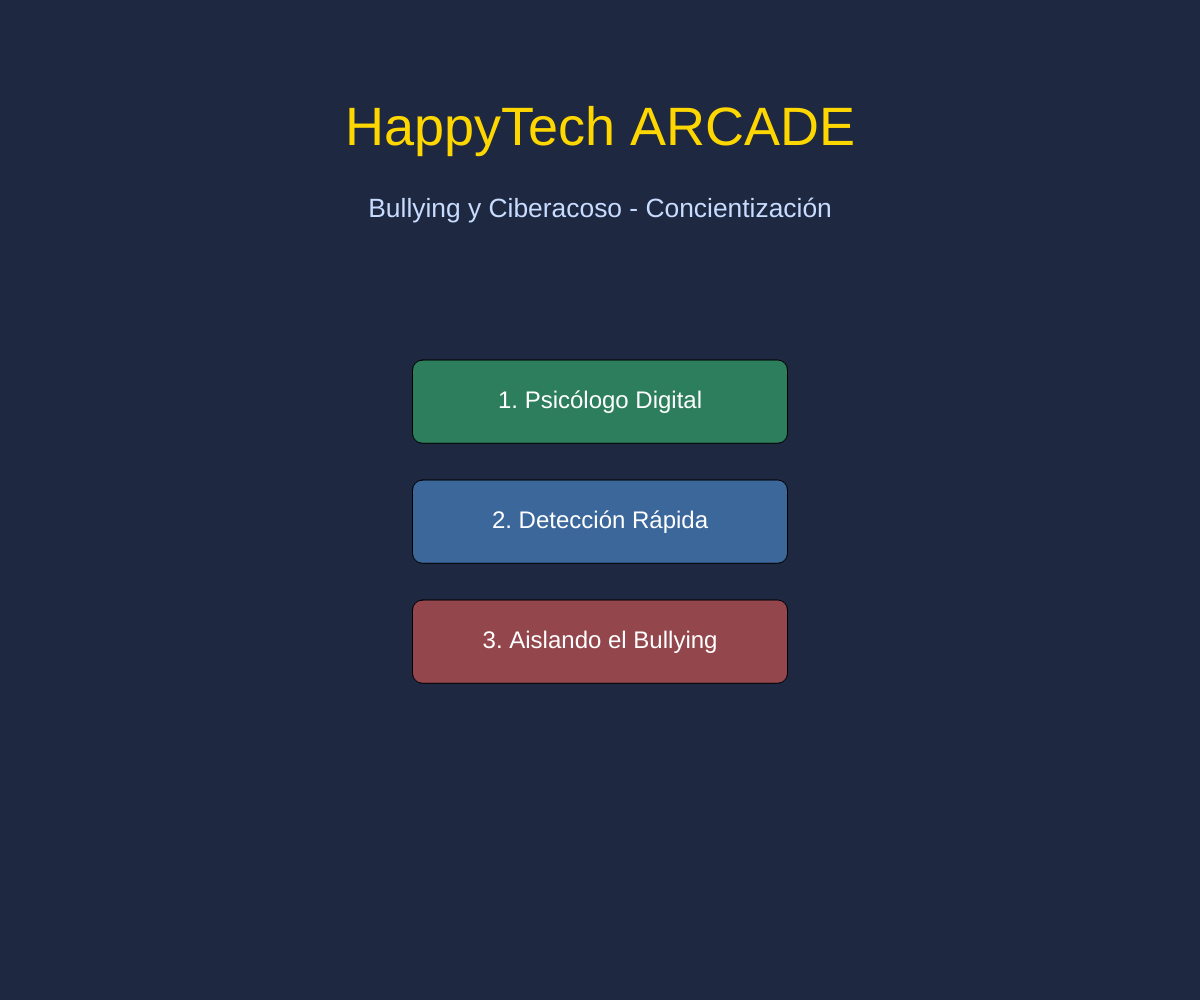
Frame 1 (no input)
Frame 60 (no input): identical to frame 1, image omitted
Frame 120 (the mouse pressed at the canvas centre since frame 60): blank canvas, image omitted

The p5.js sketch that drew this single still picture (run headless with seeded random() and noise() and a simulated clock; from frame 60 on, the mouse is pressed at the canvas centre):

// p5.js sketch
// ── sketch.js
// ==========================================
// VARIABLES GLOBALES (MÁQUINA DE ESTADOS)
// ==========================================
let ESTADO_MENU = 0;
let ESTADO_MODO1 = 1;
let ESTADO_MODO2 = 2;
let ESTADO_MODO3 = 3;
let estadoActual = 0;
let ESTADO_FIN = 4;

// ==========================================
// VARIABLES DE DISEÑO: MENÚ PRINCIPAL
// ==========================================
let botonW, botonH, botonX;
let btnY1, btnY2, btnY3;

// ==========================================
// VARIABLES DE LORE Y CINEMÁTICA (MODO 1)
// ==========================================
let subEstadoModo1 = 0;
let contadorFrames = 0;
let textoLore = "INICIANDO PROTOCOLO S.O.S...\nCONECTANDO AL NUCLEO HYPERION...\nBUSCANDO RASTROS DEL GLITCH DEL ODIO...\n\nDR. BYTE: 'TENEMOS QUE FILTRAR ESTA TOXICIDAD\nANTES DE QUE EL SERVIDOR COLAPSE.'";
let caracteresAMostrar = 0;

// ==========================================
// VARIABLES DE LOGICA: FASE 1
// ==========================================
let Accion;
let rondaActual = 1;
let rondaMax = 10;
let mensajeActuaLID = 1;
let puntaje = 0;
let juegoTerminado = false;
let PromAc;
let PPN1 = 200;
let prom = 0;
let Mod;
let Riesgo = 0;
let ESTADO = "";
let rondaProm;

// ==========================================
// VARIABLES DE DISEÑO: FASE 1 (TERMINAL)
// ==========================================
let cajaMsgX, cajaMsgY, cajaMsgW, cajaMsgH;
let btnAccionW, btnAccionH, btnAccionY;
let btnArchivarX, btnSeguimientoX, btnReportarX;
let btnVolverX, btnVolverY, btnVolverW, btnVolverH;

function setup() {
  createCanvas(windowWidth, windowHeight);

  // MENÚ
  botonW = width * 0.3125;
  botonH = height * 0.0833;
  botonX = width / 2 - botonW / 2;
  btnY1 = height * 0.36;
  btnY2 = height * 0.48;
  btnY3 = height * 0.60;

  // FASE 1
  cajaMsgW = width * 0.80;
  cajaMsgH = height * 0.45;
  cajaMsgX = width * 0.10;
  cajaMsgY = height * 0.20;

  btnAccionW = width * 0.24;
  btnAccionH = height * 0.10;
  btnAccionY = height * 0.75;

  btnArchivarX = width * 0.10;
  btnSeguimientoX = width * 0.38;
  btnReportarX = width * 0.66;

  btnVolverX = width * 0.02;
  btnVolverY = height * 0.92;
  btnVolverW = width * 0.15;
  btnVolverH = height * 0.05;
}

function windowResized() {
  resizeCanvas(windowWidth, windowHeight);
  setup();
}

function draw() {
  // ========================================================
  // ESTADO 0: MENÚ PRINCIPAL
  // ========================================================
  if (estadoActual == ESTADO_MENU) {
    background(30, 40, 65);

    textAlign(CENTER, CENTER);
    textSize(width * 0.045);
    fill(255, 215, 0);
    text("HappyTech ARCADE", width / 2, height * 0.13);

    textSize(width * 0.022);
    fill(200, 220, 255);
    text("Bullying y Ciberacoso - Concientización", width / 2, height * 0.21);

    // BOTÓN 1
    if (mouseX > botonX && mouseX < botonX + botonW && mouseY > btnY1 && mouseY < btnY1 + botonH) {
      fill(50, 150, 100); rect(botonX - 4, btnY1 - 4, botonW + 8, botonH + 8, 10);
    } else {
      fill(50, 150, 100, 200); rect(botonX, btnY1, botonW, botonH, 10);
    }
    fill(255); textSize(width * 0.02); textAlign(CENTER, CENTER);
    text("1. Psicólogo Digital", botonX + botonW / 2, btnY1 + botonH / 2);

    // BOTÓN 2
    if (mouseX > botonX && mouseX < botonX + botonW && mouseY > btnY2 && mouseY < btnY2 + botonH) {
      fill(70, 120, 180); rect(botonX - 4, btnY2 - 4, botonW + 8, botonH + 8, 10);
    } else {
      fill(70, 120, 180, 200); rect(botonX, btnY2, botonW, botonH, 10);
    }
    fill(255); textSize(width * 0.02); textAlign(CENTER, CENTER);
    text("2. Detección Rápida", botonX + botonW / 2, btnY2 + botonH / 2);

    // BOTÓN 3
    if (mouseX > botonX && mouseX < botonX + botonW && mouseY > btnY3 && mouseY < btnY3 + botonH) {
      fill(180, 80, 80); rect(botonX - 4, btnY3 - 4, botonW + 8, botonH + 8, 10);
    } else {
      fill(180, 80, 80, 200); rect(botonX, btnY3, botonW, botonH, 10);
    }
    fill(255); textSize(width * 0.02); textAlign(CENTER, CENTER);
    text("3. Aislando el Bullying", botonX + botonW / 2, btnY3 + botonH / 2);

  // ========================================================
  // ESTADO 1: FASE 1 (MODO 1)
  // ========================================================
  } else if (estadoActual == ESTADO_MODO1) {

    // SUB-ESTADO 0: GLITCH INICIAL
    if (subEstadoModo1 == 0) {
      background(0);
      contadorFrames++;

      for (let i = 0; i < 10; i++) {
        stroke(0, 255, 100, random(100, 255));
        strokeWeight(random(1, 5));
        let yGlitch = random(height);
        line(0, yGlitch, width, yGlitch);
      }

      textAlign(CENTER, CENTER);
      textSize(width * 0.05); fill(0, 255, 100);
      text("ACCEDIENDO AL SISTEMA...", width / 2, height / 2);

      if (contadorFrames > 60) {
        subEstadoModo1 = 1;
        contadorFrames = 0;
      }

    // SUB-ESTADO 1: LORE (TYPEWRITER)
    } else if (subEstadoModo1 == 1) {
      background(5, 10, 5);

      noFill(); stroke(0, 255, 100, 100); strokeWeight(2);
      rect(width * 0.05, height * 0.05, width * 0.9, height * 0.9, 20);
      noStroke();

      if (frameCount % 2 == 0 && caracteresAMostrar < textoLore.length) {
        caracteresAMostrar++;
      }

      fill(0, 255, 100); textAlign(LEFT, TOP); textSize(width * 0.025);
      text(textoLore.substring(0, caracteresAMostrar), width * 0.1, height * 0.15);

      textAlign(CENTER, CENTER);
      fill(255, 255, 255, 150 + sin(frameCount * 0.1) * 100);
      text("HAZ CLIC PARA INGRESAR A LA TERMINAL", width / 2, height * 0.85);

    // SUB-ESTADO 2: TERMINAL DE JUEGO
    } else if (subEstadoModo1 == 2) {
      background(10, 15, 15);

      if (puntaje < 1000) {
        ESTADO = "PELIGROSO";
      } else if (puntaje > 1000 && prom < 1500) {
        ESTADO = "NORMAL";
      } else if (prom < 1500) {
        ESTADO = "SEGURO";
      }

      // Header
      textAlign(CENTER, CENTER);
      textSize(width * 0.035); fill(0, 255, 100);
      text("TERMINAL S.O.S - DR. Walter D White", width / 2, height * 0.05);

      textSize(width * 0.025); fill(255, 255, 100);
      text("ESTADO DEL SERVIDOR: [ " + ESTADO + " ]" + "|   RONDA: " + rondaActual + "/" + rondaMax, width / 2, height * 0.10);

      textSize(width * 0.015); fill(200, 200, 255);
      text("FIREWALL FRAGMENTS: [ " + puntaje + " ]", width / 2, height * 0.15);

      let paddingX = cajaMsgX + (width * 0.02);
      let paddingY = cajaMsgY + (height * 0.02);

      if (rondaActual <= 10) {
        switch (mensajeActuaLID) {
          case 1:
            Riesgo = 85;
            stroke(0, 255, 100); strokeWeight(2); fill(15, 30, 20);
            rect(cajaMsgX, cajaMsgY, cajaMsgW, cajaMsgH, 10); noStroke();
            textAlign(LEFT, TOP); textSize(width * 0.02); fill(200, 255, 200);
            text("FECHA: 25/05/2086  |  HORA: 23:45 (Nocturno)", paddingX, paddingY);
            text("EDAD EMISOR: 15    |  EDAD RECEPTOR: 14", paddingX, paddingY + (height * 0.04));
            text("REINCIDENCIA: ALTA |  RIESGO CALCULADO: " + Riesgo + "%", paddingX, paddingY + (height * 0.08));
            fill(255); textSize(width * 0.03);
            text('> "Mañana nadie te va a hablar en el colegio, piérdete."', paddingX, paddingY + (height * 0.18));
            break;

          case 2:
            Riesgo = 62;
            stroke(0, 255, 100); strokeWeight(2); fill(15, 30, 20);
            rect(cajaMsgX, cajaMsgY, cajaMsgW, cajaMsgH, 10); noStroke();
            textAlign(LEFT, TOP); textSize(width * 0.02); fill(200, 255, 200);
            text("FECHA: 03/06/2086  |  HORA: 14:22 (Tarde)", paddingX, paddingY);
            text("EDAD EMISOR: 13    |  EDAD RECEPTOR: 13", paddingX, paddingY + (height * 0.04));
            text("REINCIDENCIA: MEDIA |  RIESGO CALCULADO: " + Riesgo + "%", paddingX, paddingY + (height * 0.08));
            fill(255); textSize(width * 0.03);
            text('> "Todos dicen que eres un copión, yo también lo creo."', paddingX, paddingY + (height * 0.18));
            break;

          case 3:
            Riesgo = 20;
            stroke(0, 255, 100); strokeWeight(2); fill(15, 30, 20);
            rect(cajaMsgX, cajaMsgY, cajaMsgW, cajaMsgH, 10); noStroke();
            textAlign(LEFT, TOP); textSize(width * 0.02); fill(200, 255, 200);
            text("FECHA: 10/06/2086  |  HORA: 09:05 (Mañana)", paddingX, paddingY);
            text("EDAD EMISOR: 14    |  EDAD RECEPTOR: 15", paddingX, paddingY + (height * 0.04));
            text("REINCIDENCIA: BAJA |  RIESGO CALCULADO: " + Riesgo + "%", paddingX, paddingY + (height * 0.08));
            fill(255); textSize(width * 0.03);
            text('> "Oye, creo que te equivocaste en el ejercicio de ayer."', paddingX, paddingY + (height * 0.18));
            break;

          case 4:
            Riesgo = 91;
            stroke(0, 255, 100); strokeWeight(2); fill(15, 30, 20);
            rect(cajaMsgX, cajaMsgY, cajaMsgW, cajaMsgH, 10); noStroke();
            textAlign(LEFT, TOP); textSize(width * 0.02); fill(200, 255, 200);
            text("FECHA: 15/06/2086  |  HORA: 22:10 (Nocturno)", paddingX, paddingY);
            text("EDAD EMISOR: 17    |  EDAD RECEPTOR: 14", paddingX, paddingY + (height * 0.04));
            text("REINCIDENCIA: ALTA |  RIESGO CALCULADO: " + Riesgo + "%", paddingX, paddingY + (height * 0.08));
            fill(255); textSize(width * 0.03);
            text('> "Mándame tus fotos o cuento todo lo que sé de ti."', paddingX, paddingY + (height * 0.18));
            break;

          case 5:
            Riesgo = 45;
            stroke(0, 255, 100); strokeWeight(2); fill(15, 30, 20);
            rect(cajaMsgX, cajaMsgY, cajaMsgW, cajaMsgH, 10); noStroke();
            textAlign(LEFT, TOP); textSize(width * 0.02); fill(200, 255, 200);
            text("FECHA: 20/06/2086  |  HORA: 16:45 (Tarde)", paddingX, paddingY);
            text("EDAD EMISOR: 15    |  EDAD RECEPTOR: 15", paddingX, paddingY + (height * 0.04));
            text("REINCIDENCIA: MEDIA |  RIESGO CALCULADO: " + Riesgo + "%", paddingX, paddingY + (height * 0.08));
            fill(255); textSize(width * 0.03);
            text('> "Ya nadie quiere estar contigo en el grupo del proyecto."', paddingX, paddingY + (height * 0.18));
            break;

          case 6:
            Riesgo = 15;
            stroke(0, 255, 100); strokeWeight(2); fill(15, 30, 20);
            rect(cajaMsgX, cajaMsgY, cajaMsgW, cajaMsgH, 10); noStroke();
            textAlign(LEFT, TOP); textSize(width * 0.02); fill(200, 255, 200);
            text("FECHA: 25/06/2086  |  HORA: 11:30 (Mañana)", paddingX, paddingY);
            text("EDAD EMISOR: 13    |  EDAD RECEPTOR: 14", paddingX, paddingY + (height * 0.04));
            text("REINCIDENCIA: BAJA |  RIESGO CALCULADO: " + Riesgo + "%", paddingX, paddingY + (height * 0.08));
            fill(255); textSize(width * 0.03);
            text('> "Jaja ese meme te lo mandé porque me pareció gracioso."', paddingX, paddingY + (height * 0.18));
            break;

          case 7:
            Riesgo = 78;
            stroke(0, 255, 100); strokeWeight(2); fill(15, 30, 20);
            rect(cajaMsgX, cajaMsgY, cajaMsgW, cajaMsgH, 10); noStroke();
            textAlign(LEFT, TOP); textSize(width * 0.02); fill(200, 255, 200);
            text("FECHA: 01/07/2086  |  HORA: 20:55 (Noche)", paddingX, paddingY);
            text("EDAD EMISOR: 16    |  EDAD RECEPTOR: 13", paddingX, paddingY + (height * 0.04));
            text("REINCIDENCIA: ALTA |  RIESGO CALCULADO: " + Riesgo + "%", paddingX, paddingY + (height * 0.08));
            fill(255); textSize(width * 0.03);
            text('> "Si vas al colegio mañana te va a ir muy mal, te lo juro."', paddingX, paddingY + (height * 0.18));
            break;

          case 8:
            Riesgo = 55;
            stroke(0, 255, 100); strokeWeight(2); fill(15, 30, 20);
            rect(cajaMsgX, cajaMsgY, cajaMsgW, cajaMsgH, 10); noStroke();
            textAlign(LEFT, TOP); textSize(width * 0.02); fill(200, 255, 200);
            text("FECHA: 08/07/2086  |  HORA: 13:15 (Tarde)", paddingX, paddingY);
            text("EDAD EMISOR: 14    |  EDAD RECEPTOR: 14", paddingX, paddingY + (height * 0.04));
            text("REINCIDENCIA: MEDIA |  RIESGO CALCULADO: " + Riesgo + "%", paddingX, paddingY + (height * 0.08));
            fill(255); textSize(width * 0.03);
            text('> "Le voy a decir a todos que tú fuiste el que habló."', paddingX, paddingY + (height * 0.18));
            break;

          case 9:
            Riesgo = 30;
            stroke(0, 255, 100); strokeWeight(2); fill(15, 30, 20);
            rect(cajaMsgX, cajaMsgY, cajaMsgW, cajaMsgH, 10); noStroke();
            textAlign(LEFT, TOP); textSize(width * 0.02); fill(200, 255, 200);
            text("FECHA: 12/07/2086  |  HORA: 08:40 (Mañana)", paddingX, paddingY);
            text("EDAD EMISOR: 15    |  EDAD RECEPTOR: 16", paddingX, paddingY + (height * 0.04));
            text("REINCIDENCIA: BAJA |  RIESGO CALCULADO: " + Riesgo + "%", paddingX, paddingY + (height * 0.08));
            fill(255); textSize(width * 0.03);
            text('> "No te molestes en venir al partido, nadie te quiere ahí."', paddingX, paddingY + (height * 0.18));
            break;

          case 10:
            Riesgo = 95;
            stroke(0, 255, 100); strokeWeight(2); fill(15, 30, 20);
            rect(cajaMsgX, cajaMsgY, cajaMsgW, cajaMsgH, 10); noStroke();
            textAlign(LEFT, TOP); textSize(width * 0.02); fill(200, 255, 200);
            text("FECHA: 18/07/2086  |  HORA: 23:59 (Nocturno)", paddingX, paddingY);
            text("EDAD EMISOR: 17    |  EDAD RECEPTOR: 13", paddingX, paddingY + (height * 0.04));
            text("REINCIDENCIA: ALTA |  RIESGO CALCULADO: " + Riesgo + "%", paddingX, paddingY + (height * 0.08));
            fill(255); textSize(width * 0.03);
            text('> "Tengo tus contraseñas. Haz lo que digo o publico todo."', paddingX, paddingY + (height * 0.18));
            break;
        }

        // BOTÓN ARCHIVAR
        if (mouseX > btnArchivarX && mouseX < btnArchivarX + btnAccionW && mouseY > btnAccionY && mouseY < btnAccionY + btnAccionH) {
          fill(50, 150, 255); rect(btnArchivarX - 4, btnAccionY - 4, btnAccionW + 8, btnAccionH + 8, 10);
        } else {
          fill(50, 150, 255, 200); rect(btnArchivarX, btnAccionY, btnAccionW, btnAccionH, 10);
        }
        fill(255); textSize(width * 0.02); textAlign(CENTER, CENTER);
        text("[ ARCHIVAR ]", btnArchivarX + btnAccionW / 2, btnAccionY + btnAccionH / 2);

        // BOTÓN SEGUIMIENTO
        if (mouseX > btnSeguimientoX && mouseX < btnSeguimientoX + btnAccionW && mouseY > btnAccionY && mouseY < btnAccionY + btnAccionH) {
          fill(255, 165, 0); rect(btnSeguimientoX - 4, btnAccionY - 4, btnAccionW + 8, btnAccionH + 8, 10);
        } else {
          fill(255, 165, 0, 200); rect(btnSeguimientoX, btnAccionY, btnAccionW, btnAccionH, 10);
        }
        fill(255); textSize(width * 0.02); textAlign(CENTER, CENTER);
        text("[ SEGUIMIENTO ]", btnSeguimientoX + btnAccionW / 2, btnAccionY + btnAccionH / 2);

        // BOTÓN REPORTAR
        if (mouseX > btnReportarX && mouseX < btnReportarX + btnAccionW && mouseY > btnAccionY && mouseY < btnAccionY + btnAccionH) {
          fill(255, 50, 50); rect(btnReportarX - 4, btnAccionY - 4, btnAccionW + 8, btnAccionH + 8, 10);
        } else {
          fill(255, 50, 50, 200); rect(btnReportarX, btnAccionY, btnAccionW, btnAccionH, 10);
        }
        fill(255); textSize(width * 0.02); textAlign(CENTER, CENTER);
        text("[ REPORTAR ]", btnReportarX + btnAccionW / 2, btnAccionY + btnAccionH / 2);

      } else {
        // PANTALLA FIN DE RONDAS
        background(5, 10, 5);
        noFill(); stroke(0, 255, 100, 100); strokeWeight(2);
        rect(width * 0.05, height * 0.05, width * 0.9, height * 0.9, 20);
        noStroke();

        fill(0, 255, 100); textAlign(CENTER, CENTER); textSize(width * 0.04);
        text("ANÁLISIS COMPLETADO", width / 2, height * 0.3);

        textSize(width * 0.03); fill(255, 255, 100);
        text("FIREWALL FRAGMENTS TOTALES: " + puntaje, width / 2, height * 0.45);

        textSize(width * 0.025); fill(200, 255, 200);
        text("ESTADO FINAL DEL SERVIDOR: [ " + ESTADO + " ]", width / 2, height * 0.55);

        textAlign(CENTER, CENTER);
        fill(255, 255, 255, 150 + sin(frameCount * 0.1) * 100);
        textSize(width * 0.02);
        text("HAZ CLIC PARA VOLVER AL MENÚ", width / 2, height * 0.75);
      }

      // BOTÓN VOLVER
      if (rondaActual <= 10) {
        if (mouseX > btnVolverX && mouseX < btnVolverX + btnVolverW && mouseY > btnVolverY && mouseY < btnVolverY + btnVolverH) {
          fill(100); rect(btnVolverX - 4, btnVolverY - 4, btnVolverW + 8, btnVolverH + 8, 5);
        } else {
          fill(100, 200); rect(btnVolverX, btnVolverY, btnVolverW, btnVolverH, 5);
        }
        fill(255); textSize(width * 0.015); textAlign(CENTER, CENTER);
        text("<- DESCONECTAR", btnVolverX + btnVolverW / 2, btnVolverY + btnVolverH / 2);
      }
    }

  // ========================================================
  // ESTADOS 2 Y 3: ESQUELETOS
  // ========================================================
  } else if (estadoActual == ESTADO_MODO2) {
    background(30, 50, 80);
  } else if (estadoActual == ESTADO_MODO3) {
    background(70, 30, 30);
  }
}

// ========================================================
// DETECCIÓN DE CLICS
// ========================================================
function mousePressed() {
  if (estadoActual == ESTADO_MENU) {
    if (mouseX > botonX && mouseX < botonX + botonW && mouseY > btnY1 && mouseY < btnY1 + botonH) {
      estadoActual = ESTADO_MODO1;
      subEstadoModo1 = 0;
      contadorFrames = 0;
      caracteresAMostrar = 0;
    } else if (mouseX > botonX && mouseX < botonX + botonW && mouseY > btnY2 && mouseY < btnY2 + botonH) {
      estadoActual = ESTADO_MODO2;
    } else if (mouseX > botonX && mouseX < botonX + botonW && mouseY > btnY3 && mouseY < btnY3 + botonH) {
      estadoActual = ESTADO_MODO3;
    }
  }

  if (estadoActual == ESTADO_MODO1) {
    if (subEstadoModo1 == 1) {
      subEstadoModo1 = 2;
    } else if (subEstadoModo1 == 2) {

      // Volver al menú
      if (rondaActual <= 10 && mouseX > btnVolverX && mouseX < btnVolverX + btnVolverW && mouseY > btnVolverY && mouseY < btnVolverY + btnVolverH) {
        estadoActual = ESTADO_MENU;
        rondaActual = 1;
        mensajeActuaLID = 1;
        puntaje = 0;
      }

      // Fin de rondas: clic en cualquier lugar vuelve al menú
      if (rondaActual > 10) {
        estadoActual = ESTADO_MENU;
        rondaActual = 1;
        mensajeActuaLID = 1;
        puntaje = 0;
        return;
      }

      // ARCHIVAR
      if (mouseX > btnArchivarX && mouseX < btnArchivarX + btnAccionW && mouseY > btnAccionY && mouseY < btnAccionY + btnAccionH) {
        rondaActual++;
        mensajeActuaLID++;
        if (Riesgo >= 0 && Riesgo <= 39) {
          puntaje += PPN1;
        } else if (Riesgo >= 40 && Riesgo <= 69) {
          puntaje += int((PPN1 / 100) * 40);
        } else if (Riesgo >= 70 && Riesgo <= 100) {
          puntaje -= 50;
        }
      }

      // SEGUIMIENTO
      if (mouseX > btnSeguimientoX && mouseX < btnSeguimientoX + btnAccionW && mouseY > btnAccionY && mouseY < btnAccionY + btnAccionH) {
        rondaActual++;
        mensajeActuaLID++;
        if (Riesgo >= 0 && Riesgo <= 39) {
          puntaje += int((PPN1 / 100) * 50);
        } else if (Riesgo >= 40 && Riesgo <= 69) {
          puntaje += PPN1;
        } else if (Riesgo >= 70 && Riesgo <= 100) {
          puntaje += int((PPN1 / 100) * 50);
        }
      }

      // REPORTAR
      if (mouseX > btnReportarX && mouseX < btnReportarX + btnAccionW && mouseY > btnAccionY && mouseY < btnAccionY + btnAccionH) {
        rondaActual++;
        mensajeActuaLID++;
        if (Riesgo >= 0 && Riesgo <= 39) {
          puntaje -= 25;
        } else if (Riesgo >= 40 && Riesgo <= 69) {
          puntaje += int((PPN1 / 100) * 60);
        } else if (Riesgo >= 70 && Riesgo <= 100) {
          puntaje += PPN1;
        }
      }
    }
  }
}
